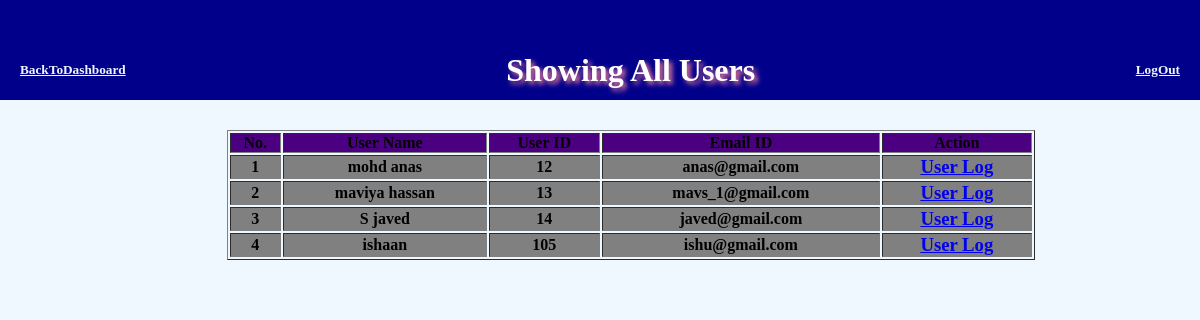
Screenshot of /courier-management-system-main/admin/log_display.php (signed in) with the database file from the repository.
### tables this page shows
CREATE TABLE `users` (
  `u_id` int(11) NOT NULL,
  `email` varchar(50) NOT NULL,
  `name` varchar(50) NOT NULL,
  `pnumber` int(14) DEFAULT NULL
);

### courier-management-system-main/admin/log_display.php (the view, shortened to what this page needs)
<?php
include('head.php');
?>
<div class="admintitle">
    <div>
        <h5><a href="dashboard.php" style="float: left; margin-left:20px; color:aliceblue;">BackToDashboard</a></h5>
        <h5><a href="logout.php" style="float: right; margin-right:20px; color:aliceblue;">LogOut</a></h5>
    </div>
    <h1 align='center' style="text-shadow: 0.1em 0.1em 0.15em #f9829b;">Showing All Users</h1>
</div>
<div style="overflow-x:auto;">
    <table width='80%' border="1px solid" style="margin-left: auto; margin-right:auto; margin-top:30px; font-weight:bold; border-collapse: separate ;">
        <tr style="background-color: indigo;">
            <th>No.</th>
            <th>User Name</th>
            <th>User ID</th>
            <th>Email ID</th>
            <th>Action </th>
        </tr>
        <?php
        include('../dbconnection.php');
        $qry = "SELECT * FROM `users`";
        $run = mysqli_query($dbcon, $qry);
        if (mysqli_num_rows($run) < 1) {
            echo "<tr><td colspan='6'>There is no Data in Database</td></tr>";
        } else {
            $count = 0;
            while ($data = mysqli_fetch_assoc($run)) {
                $count++;
        ?>
                <tr align="center" style="background-color: grey" >
                    <td><?php echo $count; ?></td>
                    <td><?php echo $data['name']; ?></td>
                    <td><?php echo $data['u_id']; ?></td>
                    <td><?php echo $data['email']; ?></td>
                    <td><h3><a href="get_log.php" ?uid=<?php echo $data['u_id']; ?>>User Log</a></h3></td>
                </tr>
        <?php
            }
        }
        ?>
    </table>
</div>

### courier-management-system-main/admin/head.php (style rules this page uses)
* { margin: 0; padding: 0; background-repeat: no-repeat; }
.admintitle { position: relative; background-color: darkblue; color: #fff; height: 100px; line-height: 140px; }

### courier-management-system-main/admin/log_display.php (style rules this page uses)
body { background-color: aliceblue; }

### rows the page displays
users: name "mohd anas", u_id "12", email "anas@gmail.com"
users: name "maviya hassan", u_id "13", email "mavs_1@gmail.com"
users: name "S javed", u_id "14", email "javed@gmail.com"
users: name "ishaan", u_id "105", email "ishu@gmail.com"
